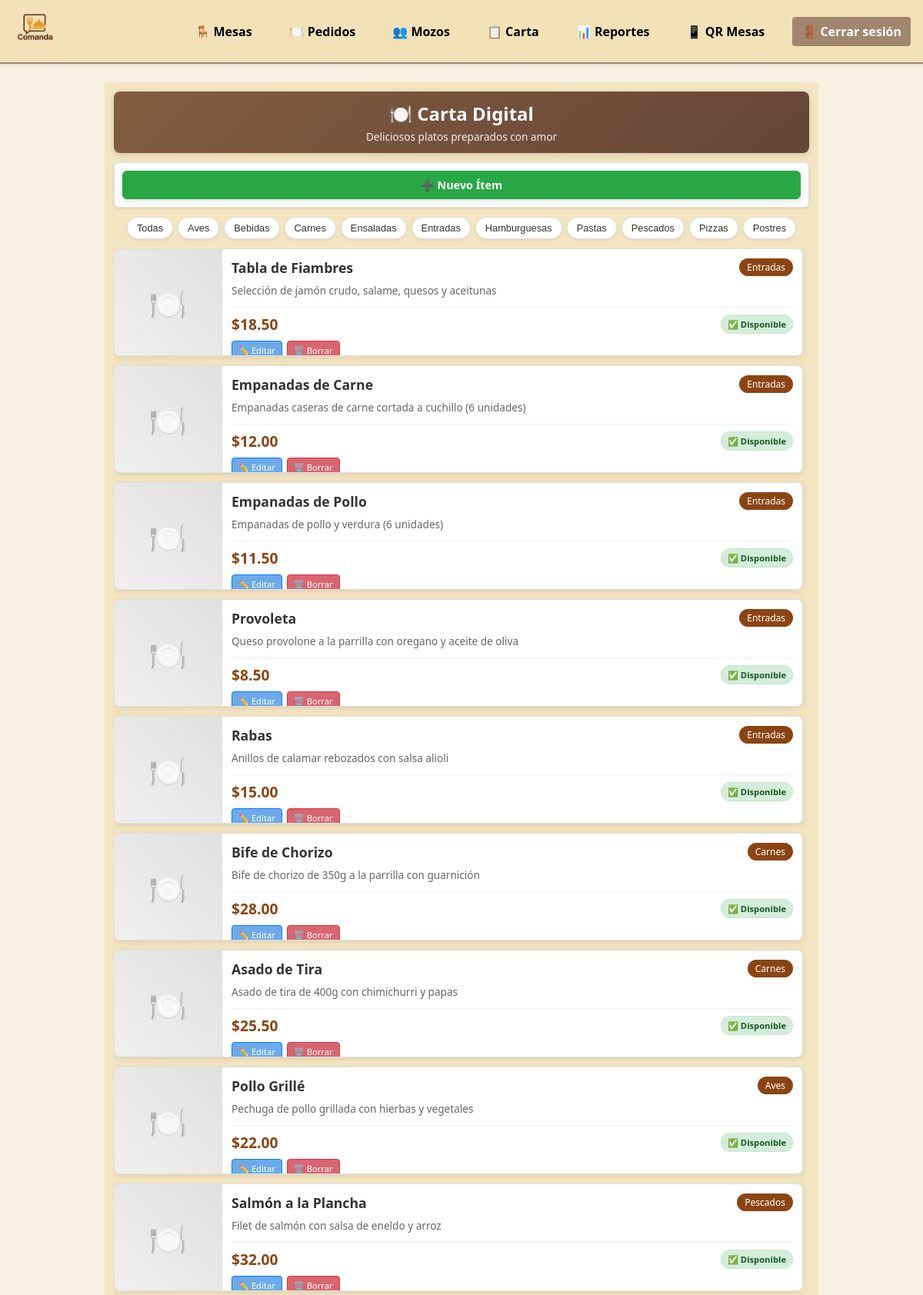
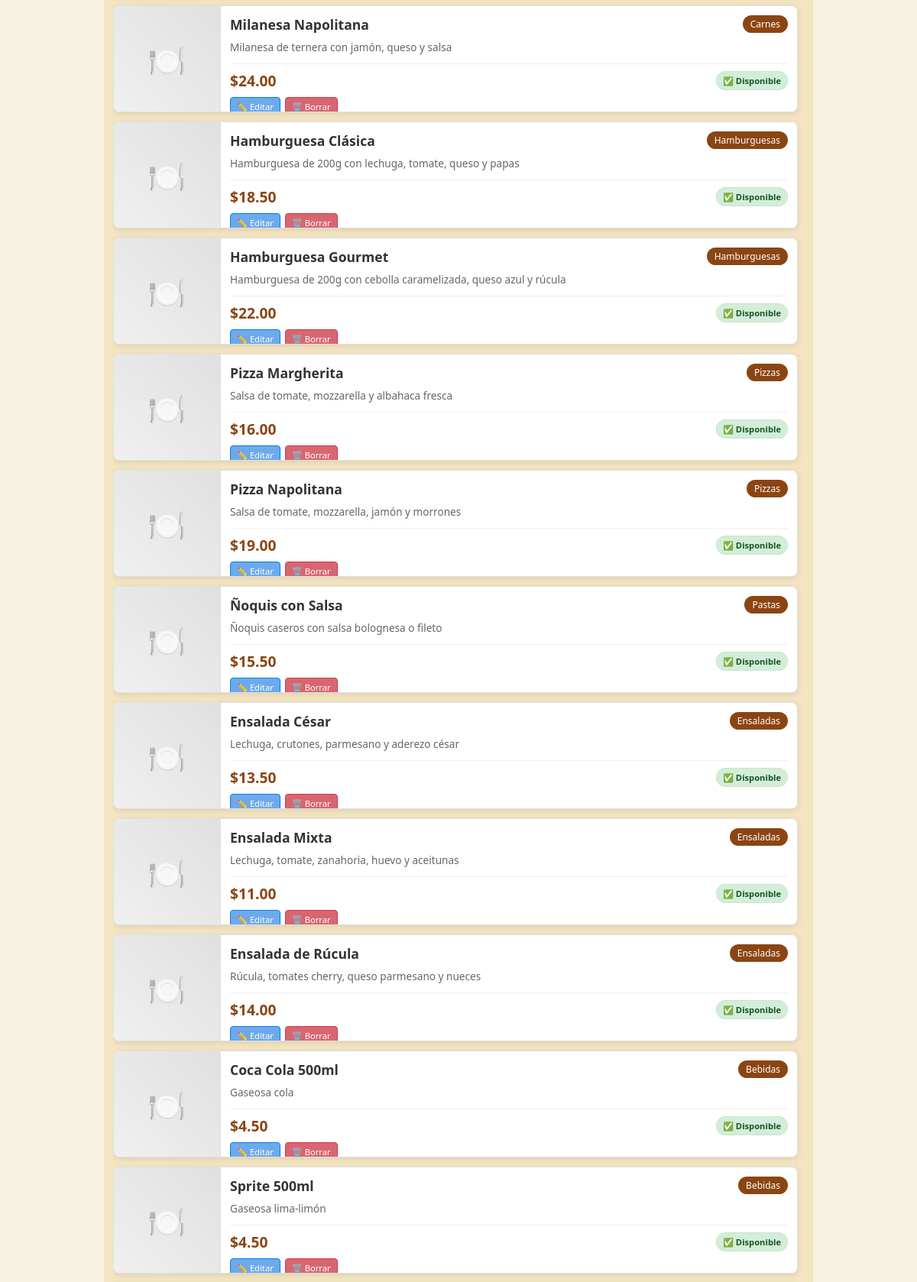
The app's page /index.php?route=carta (signed in, upper part) with its own data (2 pictures, top to bottom).
### tables this page shows
CREATE TABLE carta (
  id_item        INT UNSIGNED AUTO_INCREMENT PRIMARY KEY,
  nombre         VARCHAR(100) NOT NULL UNIQUE,
  descripcion    TEXT,
  precio         DECIMAL(10,2) NOT NULL,
  categoria      VARCHAR(50) NULL,
  disponibilidad TINYINT(1) NOT NULL DEFAULT 1,
  imagen_url     VARCHAR(255) NULL,
  descuento      DECIMAL(5,2) NOT NULL DEFAULT 0.00,
  fecha_creacion TIMESTAMP NOT NULL DEFAULT CURRENT_TIMESTAMP
);

### src/controllers/CartaController.php (called while the page is built, shortened)
<?php
require_once __DIR__ . '/../config/helpers.php';
class CartaController {
    public static function index() {
        $items = CartaItem::allIncludingUnavailable();
        include __DIR__ . '/../views/carta/index.php';
    }
}

### src/config/helpers.php (called while the page is built)
<?php
function getBaseUrl() {
    $protocol = isset($_SERVER['HTTPS']) && $_SERVER['HTTPS'] === 'on' ? 'https' : 'http';
    $host = $_SERVER['HTTP_HOST'];
    $script_name = $_SERVER['SCRIPT_NAME'];
    return $protocol . '://' . $host . dirname($script_name);
}
function url($route = '', $params = []) {
    $base_url = getBaseUrl();
    $url = $base_url . '/index.php';
    if ($route) {
        $url .= '?route=' . $route;
    }
    foreach ($params as $key => $value) {
        $url .= ($route || !empty($params)) ? '&' : '?';
        $url .= urlencode($key) . '=' . urlencode($value);
    }
    return $url;
}
?>

### src/models/CartaItem.php (called while the page is built, shortened)
<?php
class CartaItem {
    public static function allIncludingUnavailable(): array {
        $db = (new Database)->getConnection();
        return $db->query("SELECT * FROM carta")->fetchAll(PDO::FETCH_ASSOC);
    }
}

### src/views/carta/index.php (the view, shortened to what this page needs)
<?php
require_once __DIR__ . '/../../config/helpers.php';
$rol = $_SESSION['user']['rol'];
$items = CartaItem::allIncludingUnavailable();
?>
<div class="carta-container">
  <div class="carta-header">
    <h1 class="carta-title">🍽️ Carta Digital</h1>
    <p class="carta-subtitle">Deliciosos platos preparados con amor</p>
  </div>
  <?php if ($rol === 'administrador'): ?>
    <div class="admin-controls">
      <a href="<?= url('carta/create') ?>" class="btn-nuevo-item">
        ➕ Nuevo Ítem
      </a>
    </div>
  <?php else: ?>
    <div style="background: rgba(255,255,255,0.1); backdrop-filter: blur(10px); border-radius: 15px; padding: 20px; margin-bottom: 30px; border: 1px solid rgba(255,255,255,0.2); text-align: center; color: white;">
      📋 Vista de solo lectura - Consulta los items del menú y precios
    </div>
  <?php endif; ?>
  <?php
  $categoriasUnicas = [];
  foreach ($items as $item) {
      $categoria = $item['categoria'] ?? 'Sin categoría';
      if (!in_array($categoria, $categoriasUnicas)) {
          $categoriasUnicas[] = $categoria;
      }
  }
  sort($categoriasUnicas);
  ?>
  <div class="categorias-nav">
    <button class="categoria-btn active" onclick="filtrarCategoria('todas')">Todas</button>
    <?php foreach ($categoriasUnicas as $categoria): ?>
      <button class="categoria-btn" onclick="filtrarCategoria('<?= htmlspecialchars($categoria) ?>')">
        <?= htmlspecialchars($categoria) ?>
      </button>
    <?php endforeach; ?>
  </div>
  <div class="menu-grid" id="menu-grid">
    <?php foreach ($items as $item): ?>
      <?php
      $precioFinal = $item['precio'];
      ?>
      <div class="menu-item <?= !$item['disponibilidad'] ? 'unavailable' : '' ?>"
           data-categoria="<?= htmlspecialchars($item['categoria'] ?? 'Sin categoría') ?>"
           data-item-id="<?= $item['id_item'] ?>">
        <?php if (!empty($item['imagen_url'])): ?>
          <img src="<?= htmlspecialchars($item['imagen_url']) ?>"
               alt="<?= htmlspecialchars($item['nombre']) ?>"
               class="item-image"
               onerror="this.style.display='none'; this.nextElementSibling.style.display='flex';">
          <div class="item-image-placeholder" style="display: none;">
            🍽️
          </div>
        <?php else: ?>
          <div class="item-image-placeholder">
            🍽️
          </div>
        <?php endif; ?>
        <div class="item-content">
          <div class="item-header">
            <h3 class="item-name"><?= htmlspecialchars($item['nombre']) ?></h3>
            <span class="item-category"><?= htmlspecialchars($item['categoria'] ?? 'Sin categoría') ?></span>
          </div>
          <p class="item-description">
            <?= htmlspecialchars($item['descripcion'] ?? 'Delicioso plato preparado con ingredientes frescos.') ?>
          </p>
          <div class="item-footer">
            <div class="item-price">
              <?php if (!empty($item['descuento']) && $item['descuento'] > 0): ?>
                <span class="price-original">$<?= number_format($item['precio'], 2) ?></span>
                <p class="price-final">$<?= number_format($precioFinal, 2) ?></p>
                <span class="discount-badge">-<?= number_format($item['descuento'], 0) ?>% OFF</span>
              <?php else: ?>
                <p class="price-normal">$<?= number_format($item['precio'], 2) ?></p>
              <?php endif; ?>
            </div>
            <div class="availability-badge <?= $item['disponibilidad'] ? 'available' : 'unavailable-badge' ?>">
              <?= $item['disponibilidad'] ? '✅ Disponible' : '❌ Agotado' ?>
            </div>
          </div>
          <?php if ($rol === 'administrador'): ?>
            <div class="admin-actions">
              <a href="<?= url('carta/edit', ['id' => $item['id_item']]) ?>" class="btn-modern btn-edit">
                ✏️ Editar
              </a>
              <a href="#"
                 class="btn-modern btn-delete"
                 onclick="confirmarBorradoCarta(<?= $item['id_item'] ?>, '<?= htmlspecialchars($item['nombre']) ?>')">
                🗑️ Borrar
              </a>
            </div>
          <?php endif; ?>
        </div>
      </div>
    <?php endforeach; ?>
  </div>
</div>

### public/assets/css/style.css (style rules this page uses)
:root { --background: #f7f1e1; --surface: hsl(42, 60%, 84%); --primary: #f3e2b8; --secondary: #a1866f; --accent: #eee0be; --text: #3f3f3f; --text-light: #ffffff; }
* { margin: 0; padding: 0; box-sizing: border-box; }
html, body { min-height: 100%; font-family: "Segoe UI", Tahoma, sans-serif; background-color: var(--background); color: var(--text); }
h1, h2 { margin-bottom: 1rem; color: var(--secondary); }

### src/views/carta/index.php (style rules this page uses)
.carta-container { max-width: 1200px; margin: 0 auto; padding: 12px; background:rgb(244, 229, 194); min-height: 100vh; font-family: system-ui, -apple-system, 'Segoe UI', Roboto, sans-serif; }
.carta-header { background: linear-gradient(135deg,rgb(130, 93, 65),rgb(101, 70, 56)); color: white; padding: 12px; border-radius: 8px; margin-bottom: 12px; text-align: center; box-shadow: 0 2px 8px rgba(0,0,0,0.15); }
.carta-title { font-size: 1.5rem; font-weight: 700; margin: 0 0 4px 0; color: white; }
.carta-subtitle { font-size: 0.85rem; opacity: 0.9; margin: 0; color: white; }
.admin-controls { background: white; border: 1px solid #e0e0e0; border-radius: 6px; padding: 10px; margin-bottom: 12px; box-shadow: 0 1px 4px rgba(0,0,0,0.1); }
.categorias-nav { display: flex; justify-content: center; gap: 6px; margin-bottom: 12px; flex-wrap: wrap; }
.categoria-btn { background: white; color: #333; border: 1px solid #e0e0e0; padding: 6px 12px; border-radius: 16px; cursor: pointer; font-weight: 500; transition: all 0.3s ease; font-size: 0.8rem; box-shadow: 0 1px 3px rgba(0,0,0,0.1); }
.menu-grid { display: flex; flex-direction: column; gap: 12px; margin-bottom: 20px; max-height: 70vh; overflow-y: auto; padding-right: 8px; }
.menu-item { background: white; border: 1px solid #e0e0e0; border-radius: 8px; overflow: hidden; box-shadow: 0 2px 8px rgba(0,0,0,0.1); transition: all 0.3s ease; position: relative; display: flex; flex-direction: row; min-height: 140px; align-items: stretch; }
.item-image-placeholder { width: 140px; height: 140px; background: linear-gradient(45deg, #f0f0f0, #e0e0e0); display: flex; align-items: center; justify-content: center; font-size: 2.5rem; color: #8B4513; flex-shrink: 0; border-right: 1px solid #e0e0e0; }
.item-content { padding: 12px; display: flex; flex-direction: column; flex: 1; justify-content: space-between; }
.item-header { display: flex; justify-content: space-between; align-items: flex-start; margin-bottom: 8px; }
.item-name { font-size: 1.1rem; font-weight: 600; color: #333; margin: 0; flex: 1; }
.item-category { background: #8B4513; color: white; padding: 3px 10px; border-radius: 12px; font-size: 0.75rem; font-weight: 500; margin-left: 8px; white-space: nowrap; }
.item-description { color: #666; font-size: 0.85rem; line-height: 1.4; margin: 0 0 12px 0; flex: 1; }
.item-footer { display: flex; justify-content: space-between; align-items: center; margin-top: auto; padding-top: 8px; border-top: 1px solid #f0f0f0; }
.item-price { display: flex; align-items: center; gap: 6px; flex-wrap: wrap; }
.price-final, .price-normal { font-size: 1.2rem; font-weight: 700; color: #8B4513; margin: 0; }
.availability-badge { padding: 4px 8px; border-radius: 12px; font-size: 0.7rem; font-weight: 600; border: 1px solid; }
.available { background: #d4edda; color: #155724; border-color: #c3e6cb; }
.admin-actions { margin-top: 8px; display: flex; gap: 6px; flex-wrap: wrap; justify-content: flex-start; }
.btn-modern { padding: 4px 8px; border: 1px solid; border-radius: 4px; font-weight: 500; text-decoration: none; transition: all 0.3s ease; cursor: pointer; font-size: 0.7rem; display: inline-flex; align-items: center; gap: 2px; white-space: nowrap; flex-shrink: 0; }
.btn-edit { background:rgb(109, 170, 234); color: white; border-color: #007bff; }
.btn-delete { background:rgb(216, 102, 113); color: white; border-color: #dc3545; }
.btn-nuevo-item { background: #28a745; color: white; padding: 8px 16px; border-radius: 6px; text-decoration: none; font-weight: 600; font-size: 0.9rem; display: inline-flex; align-items: center; gap: 6px; transition: all 0.3s ease; box-shadow: 0 2px 8px rgba(0,0,0,0.15); border: 1px solid #28a745; width: 100%; justify-content: center; }

### records on screen
carta: nombre "Tabla de Fiambres", categoria "Entradas", descripcion "Selección de jamón crudo, salame, quesos y aceitunas", precio "18.50", disponibilidad "✅ Disponible"
carta: nombre "Empanadas de Carne", categoria "Entradas", descripcion "Empanadas caseras de carne cortada a cuchillo (6 unidades)", precio "12.00", disponibilidad "✅ Disponible"
carta: nombre "Empanadas de Pollo", categoria "Entradas", descripcion "Empanadas de pollo y verdura (6 unidades)", precio "11.50", disponibilidad "✅ Disponible"
carta: nombre "Provoleta", categoria "Entradas", descripcion "Queso provolone a la parrilla con oregano y aceite de oliva", precio "8.50", disponibilidad "✅ Disponible"
carta: nombre "Rabas", categoria "Entradas", descripcion "Anillos de calamar rebozados con salsa alioli", precio "15.00", disponibilidad "✅ Disponible"
carta: nombre "Bife de Chorizo", categoria "Carnes", descripcion "Bife de chorizo de 350g a la parrilla con guarnición", precio "28.00", disponibilidad "✅ Disponible"
carta: nombre "Asado de Tira", categoria "Carnes", descripcion "Asado de tira de 400g con chimichurri y papas", precio "25.50", disponibilidad "✅ Disponible"
carta: nombre "Pollo Grillé", categoria "Aves", descripcion "Pechuga de pollo grillada con hierbas y vegetales", precio "22.00", disponibilidad "✅ Disponible"
carta: nombre "Salmón a la Plancha", categoria "Pescados", descripcion "Filet de salmón con salsa de eneldo y arroz", precio "32.00", disponibilidad "✅ Disponible"
carta: nombre "Milanesa Napolitana", categoria "Carnes", descripcion "Milanesa de ternera con jamón, queso y salsa", precio "24.00", disponibilidad "✅ Disponible"
carta: nombre "Hamburguesa Clásica", categoria "Hamburguesas", descripcion "Hamburguesa de 200g con lechuga, tomate, queso y papas", precio "18.50", disponibilidad "✅ Disponible"
carta: nombre "Hamburguesa Gourmet", categoria "Hamburguesas", descripcion "Hamburguesa de 200g con cebolla caramelizada, queso azul y rúcula", precio "22.00", disponibilidad "✅ Disponible"
carta: nombre "Pizza Margherita", categoria "Pizzas", descripcion "Salsa de tomate, mozzarella y albahaca fresca", precio "16.00", disponibilidad "✅ Disponible"
carta: nombre "Pizza Napolitana", categoria "Pizzas", descripcion "Salsa de tomate, mozzarella, jamón y morrones", precio "19.00", disponibilidad "✅ Disponible"
carta: nombre "Ñoquis con Salsa", categoria "Pastas", descripcion "Ñoquis caseros con salsa bolognesa o fileto", precio "15.50", disponibilidad "✅ Disponible"
carta: nombre "Ensalada César", categoria "Ensaladas", descripcion "Lechuga, crutones, parmesano y aderezo césar", precio "13.50", disponibilidad "✅ Disponible"
carta: nombre "Ensalada Mixta", categoria "Ensaladas", descripcion "Lechuga, tomate, zanahoria, huevo y aceitunas", precio "11.00", disponibilidad "✅ Disponible"
carta: nombre "Ensalada de Rúcula", categoria "Ensaladas", descripcion "Rúcula, tomates cherry, queso parmesano y nueces", precio "14.00", disponibilidad "✅ Disponible"
carta: nombre "Coca Cola 500ml", categoria "Bebidas", descripcion "Gaseosa cola", precio "4.50", disponibilidad "✅ Disponible"
carta: nombre "Sprite 500ml", categoria "Bebidas", descripcion "Gaseosa lima-limón", precio "4.50", disponibilidad "✅ Disponible"

### other values on screen
$categoria "Aves"
$categoria "Bebidas"
$categoria "Carnes"
$categoria "Ensaladas"
$categoria "Entradas"
$categoria "Hamburguesas"
$categoria "Pastas"
$categoria "Pescados"
$categoria "Pizzas"
$categoria "Postres"
